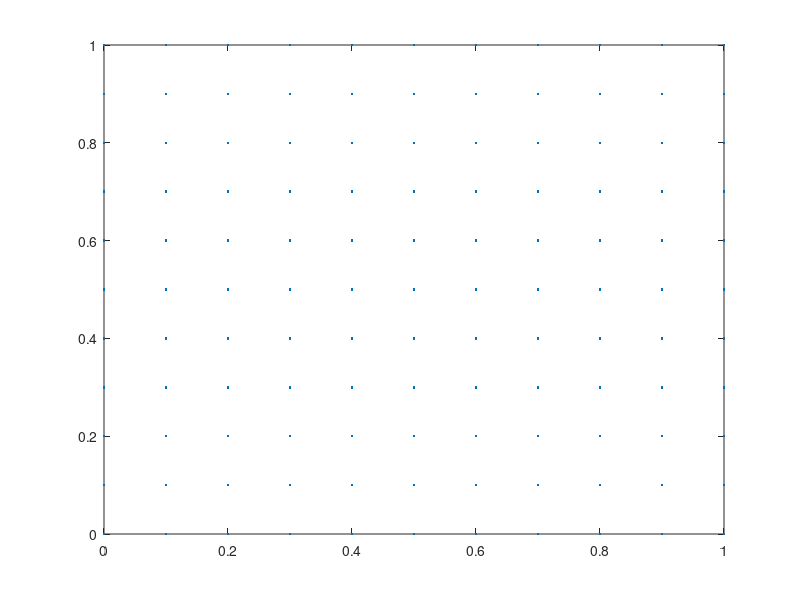

Here is the MATLAB script that generated this plot:
% Make coordinates and 1D Stiffness matrix
h = 1/10;
x=0:h:1; M=length(x);

% % Double for-loops
% for i =1:length(x)
%     for j = 1:length(x)
%         N(length(x)*(i-1)+j, 1:2)=[(i-1)*h (j-1)*h];
%     end
% end
% plot(N(:,1),N(:,2),".")

% % Single for-loops
% for i =1:M
%     N1(M*(i-1)+1: M*i, 1:2)=[(i-1)*h*ones(M,1) x'];
% end
% plot(N1(:,1),N1(:,2),".")

% 2-lines
col = repmat(x, 1, M);
row = reshape(repmat(x, M, 1), [numel(repmat(x, M, 1)), 1]);
plot(row, col, ".")

% Compute by hand and make by matlab
A = sparse(M, M);

B = diag(ones(1,M));
C = diag(-ones(1,M-1),1);
D = diag(-ones(1,M-1),-1);

A = (2*B+C+D)/h;